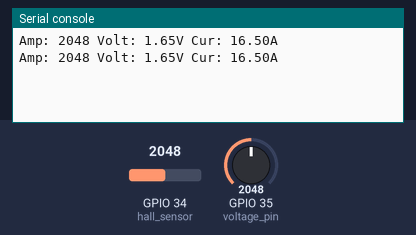
This program was run on a simulated ESP32 board running MicroPython. Shown: the last lines printed to the serial console. The inputs (shaded band) are chosen by the test bench; at power-on: GPIO 34 (hall_sensor) = 2048, GPIO 35 (voltage_pin) = 2048 (analog values on the 0–4095 scale).

Above: at 1.2 s.
1.3 s: GPIO 34 (hall_sensor) set to 2866
At 2.6 s:
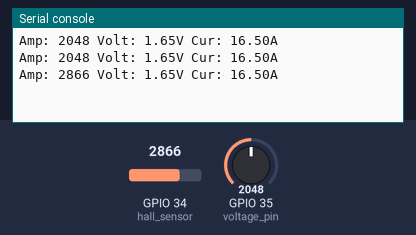
2.8 s: GPIO 35 (voltage_pin) set to 2866
At 3.8 s:
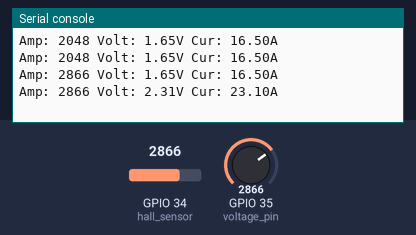
4.3 s: GPIO 34 (hall_sensor) set to 3603
At 5.6 s:
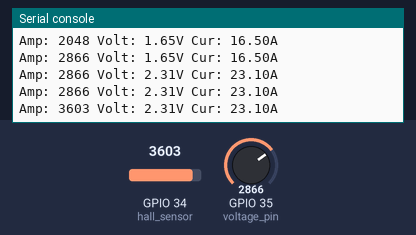
5.8 s: GPIO 35 (voltage_pin) set to 3603
At 6.4 s:
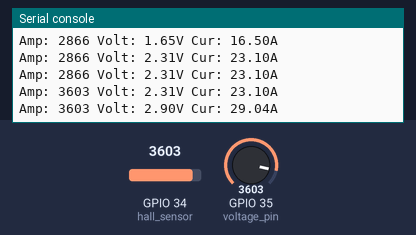
Timing chart, 0 to 8.3 s (numbered marks = the images above; inputs shaded):
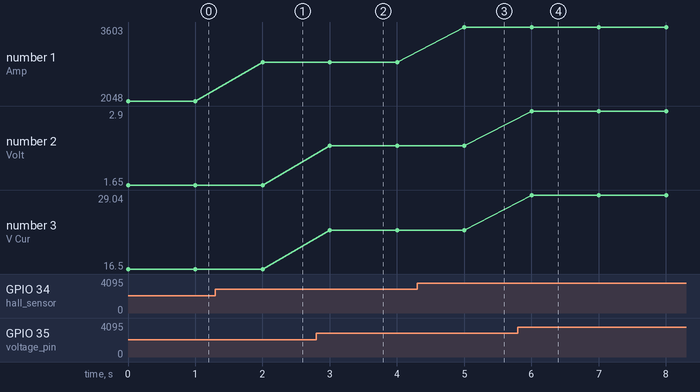

Measured:
- after the input at 1.3 s, the serial console: prints a new line after 0.70 s (image 1)
- after the input at 2.8 s, the serial console: prints a new line after 0.20 s (image 2)
- after the input at 4.3 s, the serial console: prints a new line after 0.70 s (image 3)
- after the input at 5.8 s, the serial console: prints a new line after 0.20 s (image 4)
- plotted number 1: 2048 → 2866 after the input at 1.3 s, 2866 → 3603 after the input at 4.3 s
- plotted number 2: 1.65 → 2.31 after the input at 2.8 s, 2.31 → 2.9 after the input at 5.8 s
- plotted number 3: 16.5 → 23.1 after the input at 2.8 s, 23.1 → 29.04 after the input at 5.8 s

The program:

hall_currency_sensor.py
```python
from machine import Pin, ADC
import time

hall_sensor = ADC(Pin(34))  # init Hall Sensor
voltage_pin = ADC(Pin(35))
hall_sensor.atten(ADC.ATTN_6DB)  # analog signal tunning
hall_sensor.width(ADC.WIDTH_12BIT)  # grad 12 bit

sensitivity = 0.1  # 100 мВ/А
VREF = 3.3


while True:

    voltage = voltage_pin.read() * VREF / 4095.0

    current = voltage / sensitivity

    hall_value = hall_sensor.read()

    print("Amp:", hall_value, "Volt: {:.2f}V".format(voltage), "Cur: {:.2f}A".format(current))

    time.sleep(1)
```
